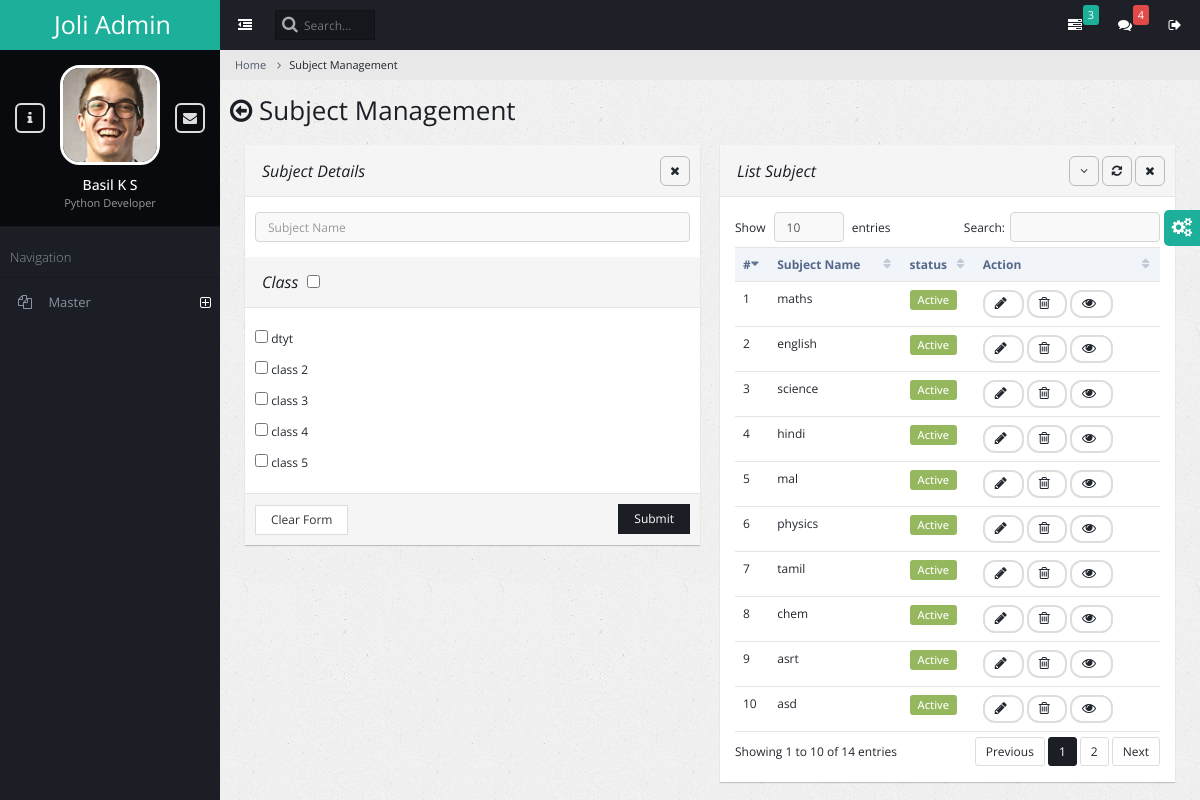
/subject_mng/, run on the app's committed database.
### admin_master/models.py (models this page shows)
class masterclass(models.Model):
    classname=models.CharField(max_length=100)
    status=models.IntegerField(default=1)

class subject(models.Model):
    sub_name=models.CharField(max_length=200)
    status=models.IntegerField(default=1)
    classes=models.ManyToManyField('masterclass')

### admin_master/views.py (the view, shortened to what this page needs)
# urls.py: path('subject_mng/', views.subject_mng,name="subject_mng"),
def subject_mng(request):
    message = ""
    subj = subject.objects.all()
    ams_cls = masterclass.objects.filter(status=1)
    return render(request, 'subject_management.html',{'mess': message, 'sublist': subj,'ams_cls':ams_cls})

### admin_master/templates/subject_management.html (shortened to what this page needs)
{% load static %}
<!DOCTYPE html>
<html lang="en">
    <head>
        <link rel="stylesheet" type="text/css" id="theme" href="{% static 'css/theme-default.css' %}"/>
    </head>
    <body>
        <div class="page-container">
           {% include 'master_sidebar.html' %}
            <div class="page-content">
                {% include 'topbar.html' %}
                <ul class="breadcrumb">
                    <li><a href="#">Home</a></li>
                    <li class="active">Subject Management</li>
                </ul>
                <div class="page-title">
                    <h2><span class="fa fa-arrow-circle-o-left"></span> Subject Management</h2>
                </div>
                <div class="page-content-wrap">
                    <div class="col-md-12">
                    <div class="row">
                        <div class="col-md-6">
                            <form action="{% url 'subject_mng' %}" method="post" class="form-horizontal">
                                <div class="panel panel-default">
                                    <div class="panel-heading">
                                        <h3 class="panel-title"><i>Subject Details</i></h3>
                                        <ul class="panel-controls">
                                            <li><a href="#" class="panel-remove"><span class="fa fa-times"></span></a></li>
                                        </ul>
                                    </div>
                                    <div class="panel-body">
                                        <div class="row">
                                            <div class="form-group">
                                                <div class="col-md-12">
                                                    <input type="text" name="sub_name" autofocus placeholder="Subject Name" class="form-control" required/>
                                                </div>
                                            </div>
                                        </div>
                                    </div>
                                    <div class="panel-heading">
                                        <h3 class="panel-title"><i>Class</i>&nbsp;&nbsp;<input type="checkbox" onClick="leo();" id="toggleAll" ></h3>
                                    </div>
                                    <div class="panel-body">
                                        <div class="row">
                                            <div class="form-group">
                                                {% for i in ams_cls %}
                                                    {% if i.status == 1 %}
                                                <div class="col-xs-12">
                                                    <label class="check"><input type="checkbox" value="{{i.id}}"  name="chkitem" class="icheck" /> {{i.classname}}</label>
                                                </div>
                                                {% endif %}
                                               {% endfor %}
                                            </div>
                                        </div>
                                    </div>
                                    <div class="panel-footer">
                                        <button type="reset" class="btn btn-default">Clear Form</button> {{mess}}
                                        <button type="submit" class="btn btn-primary pull-right" onClick="return atleast();">Submit</button>
                                    </div>
                                </div>
                            </form>
                        </div>
                        <div class="col-md-6">
                            <div class="panel panel-default">
                                <div class="panel-heading">
                                    <h3 class="panel-title"><i>List Subject</i></h3>
                                    <ul class="panel-controls">
                                        <li><a href="#" class="panel-collapse"><span class="fa fa-angle-down"></span></a></li>
                                        <li><a href="#" class="panel-refresh"><span class="fa fa-refresh"></span></a></li>
                                        <li><a href="#" class="panel-remove"><span class="fa fa-times"></span></a></li>
                                    </ul>
                                </div>
                                <div class="panel-body">
                                    <table class="table datatable">
                                        <thead>
                                            <tr>
                                                <th>#</th>
                                                <th>Subject Name</th>
                                                <th>status</th>
                                                <th>Action</th>
                                            </tr>
                                        </thead>
                                        <tbody>
                                            {% for i in sublist %}
                                                <tr>
                                                    <td>{{ forloop.counter }}</td>
                                                    <td>{{ i.sub_name }}</td>
                                                    {% if i.status == 1 %}
                                                        <td>
                                                            <span class="badge bg-success">Active</span>
                                                        </td>
                                                    {% endif %}
                                                        <td>
                                                            <button class="btn btn-default btn-rounded btn-sm" onClick="subject_edit({{i.id}})" ><span id="round{{i.id}}" class="fa fa-pencil"></span></button>
                                                            <button class="btn btn-default btn-rounded btn-sm" onClick="subject_delete('rid{{i.id}}',{{i.id}})"><span class="fa fa-trash-o"></span></button>
                                                            <button class="btn btn-default btn-rounded btn-sm" onClick="sub_view({{i.id}})" ><span id="round{{i.id}}" class="fa fa-eye"></span></button>
                                                        </td>
                                                </tr>
                                        {% endfor %}
                                        </tbody>
                                    </table>
                                </div>
                            </div>
                        </div>
                    </div>
                    </div>
                </div>
    </body>
</html>

### data on the page
masterclass: classname "dtyt"
masterclass: classname "class 2"
masterclass: classname "class 3"
masterclass: classname "class 4"
masterclass: classname "class 5"
subject: sub_name "maths", status "Active"
subject: sub_name "english", status "Active"
subject: sub_name "science", status "Active"
subject: sub_name "hindi", status "Active"
subject: sub_name "mal", status "Active"
subject: sub_name "physics", status "Active"
subject: sub_name "tamil", status "Active"
subject: sub_name "chem", status "Active"
subject: sub_name "asrt", status "Active"
subject: sub_name "asd", status "Active"
